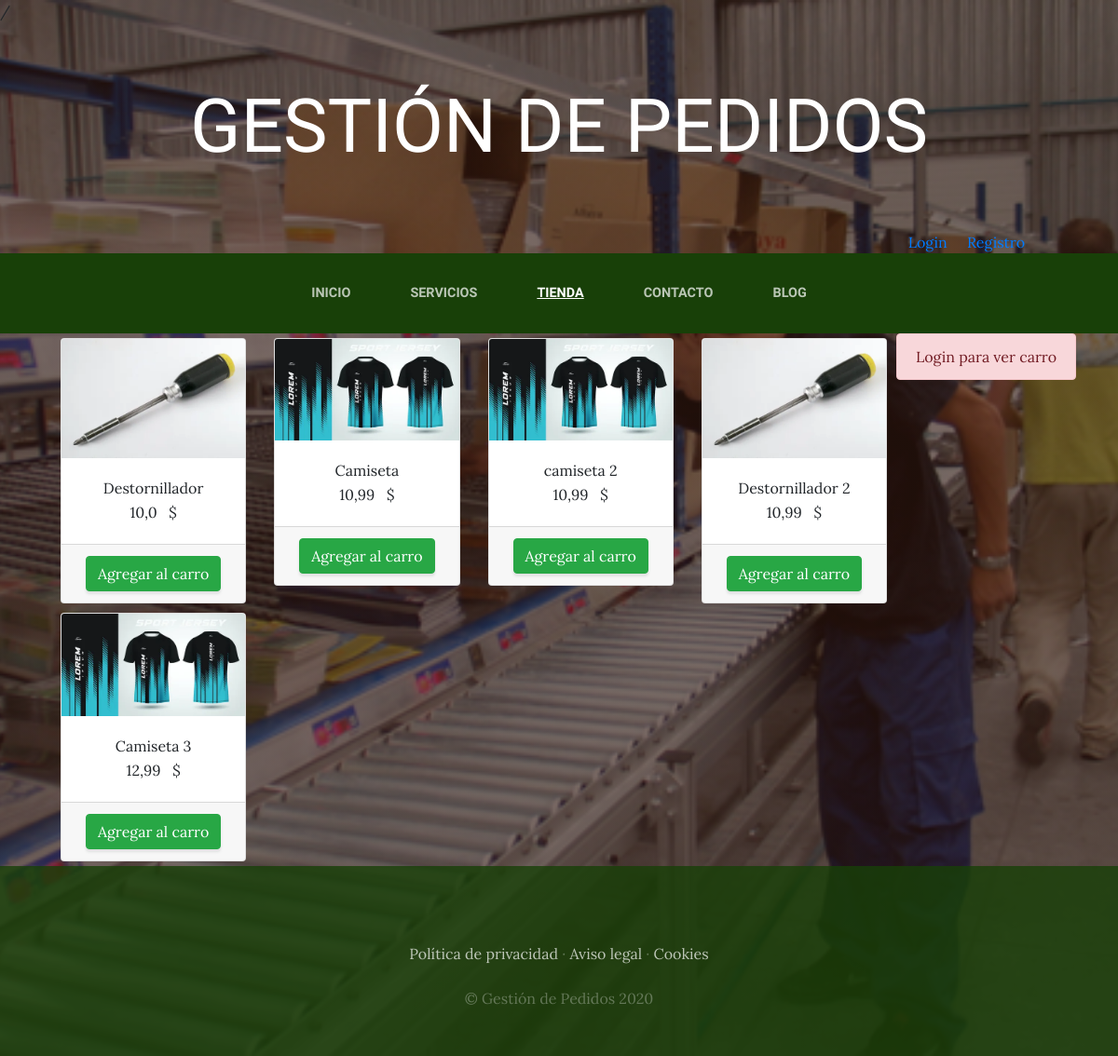
The app's page /tienda/ with its own data.
### tienda/models.py (models this page shows, shortened)
class Producto(models.Model):
    nombre = models.CharField(max_length = 50)
    categorias = models.ForeignKey(CategoriaProd, on_delete = models.CASCADE)
    imagen = models.ImageField(upload_to = "tienda", null = True, blank = True)
    precio = models.FloatField()
    disponibilidad = models.BooleanField(default = True )
    created = models.DateTimeField(auto_now_add = True)
    updated = models.DateTimeField(auto_now_add = True)
    class Meta:
        verbose_name = "producto"
        verbose_name_plural = "productos"

### tienda/views.py (the view)
# urls.py: path("tienda/", include("tienda.urls")),
def tienda(request):
    productos = Producto.objects.all()
    return render(request, "tienda/tienda.html", {"productos": productos})

### carro/context_processor.py (called while the page is built)
def importe_total_carro(request):
    total = 0
    if not request.path.startswith('/admin/'):
        carro = request.session.get('carro', {})
        for key, value in carro.items():
            total += float(value["precio"]) * value["cantidad"]
    return {"importe_total_carro": total}

### tienda/templates/tienda/tienda.html (shortened to what this page needs)
{% extends "ProyectoWebApp/base.html" %}
{% load static %}
{% block content %}
<div class="container">
    <div style="float:right;">
        {% if request.user.is_authenticated %}
            {% include "carro/widget.html" %}
        {% else %}
            <div class="alert alert-danger text-center"> Login para ver carro </div>
        {% endif %}
    </div>
    <div class="row">
    {% for producto in productos %}
    <div class="col-md-3">
        <div class="card" style="width: 100%; margin: 5px 5px">
            <img src="{{ producto.imagen.url }}" class="card-img-top" />
                <div class="card-body" style="text-align: center">
                    <h7>{{ producto.nombre }} </h7>
                    <p class="card-text">{{ producto.precio }} &nbsp; $</p>
                </div>
                <div class="card-footer text-center">
                    <a href="{% url 'carro:agregar' producto.id %}" class="btn btn-success"> Agregar al carro </a>
                </div>
        </div>
    </div>
    {% endfor %}
  </div>
</div>
{% endblock %}

### ProyectoWebApp/static/ProyectoWebApp/css/gestion.css (style rules this page uses)
body { font-family: 'Lora'; background: linear-gradient(rgba(47, 23, 15, 0.65), rgba(47, 23, 15, 0.65)), url("../img/bg_main.jpg"); background-attachment: fixed; background-position: center; background-size: cover; }
p { line-height: 1.75; }
.btn { box-shadow: 0px 3px 3px 0px rgba(33, 37, 41, 0.1); }

### records on screen
Producto: imagen (picture), nombre "Destornillador", precio "10,0"
Producto: imagen (picture), nombre "Camiseta", precio "10,99"
Producto: imagen (picture), nombre "camiseta 2", precio "10,99"
Producto: imagen (picture), nombre "Destornillador 2", precio "10,99"
Producto: imagen (picture), nombre "Camiseta 3", precio "12,99"
